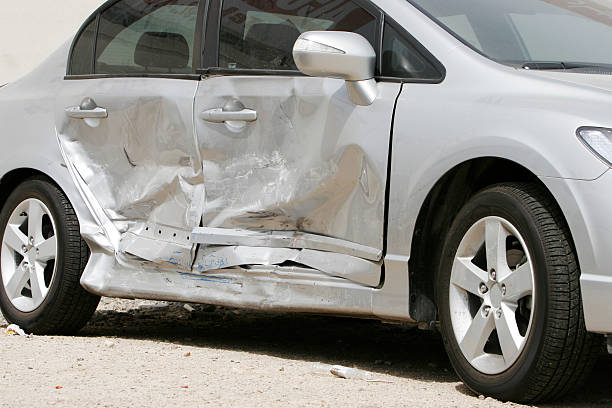
#> input picture testing/images/damaged_vehicle_003.jpg, 612 x 408 px
$ python -i helper.py   (imports and definitions only)
#> lines starting #> are read from the running program, lines starting #| are printed output that depends on the picture; pictures that were not available may be replaced by others from this repository, and a replacement may not be noted

import random
from PIL import Image
import base64
import gc
import io
import os
from typing import Optional, Dict, Tuple
import cv2
from PIL import Image, ImageOps, PngImagePlugin
from loguru import logger
import numpy as np
import requests
import torch


# [263 lines left out: functions torch_gc, save_image_bytes, numpy_to_bytes, load_img, download_image, encode_pil_to_base64 and 7 more, not called in this run]


def apply_watermark(image: np.ndarray, margin: int = 20) -> np.ndarray:
    # Open the original image and watermark image
#> called with margin = 20
    original_image = Image.fromarray(image)
    watermark = Image.open("app/media/sefar_ai_logo.png").convert("RGBA")

    # Calculate the new size for the watermark (20% of the original image width)
    original_width, original_height = original_image.size
#> original_width = 612; original_height = 408
    new_watermark_width = int(original_width * 0.3)
#> new_watermark_width = 183
    watermark_aspect_ratio = watermark.size[1] / watermark.size[0]
#> watermark_aspect_ratio = 0.667
    new_watermark_height = int(new_watermark_width * watermark_aspect_ratio)
#> new_watermark_height = 122

    # Resize the watermark
    watermark = watermark.resize(
        (new_watermark_width, new_watermark_height), Image.Resampling.LANCZOS)
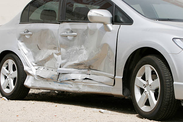
#> watermark: PIL image 183x122 RGBA; mean R, G, B, A 142.6, 141.3, 137.1, 255

    # Print the resized watermark size for verification
    print(f"Resized watermark size: {watermark.size}")
#| Resized watermark size: (183, 122)

    # Calculate the position to place the watermark (bottom-right corner with margin)
    position = (original_width - new_watermark_width - margin,
                original_height - new_watermark_height - margin)
#> position = (409, 266)

    # Add watermark to the original image
    transparent = Image.new('RGBA', original_image.size, (0, 0, 0, 0))
#> transparent: PIL image 612x408 RGBA; every value is 0
    transparent.paste(original_image, (0, 0))
    transparent.paste(watermark, position, mask=watermark)
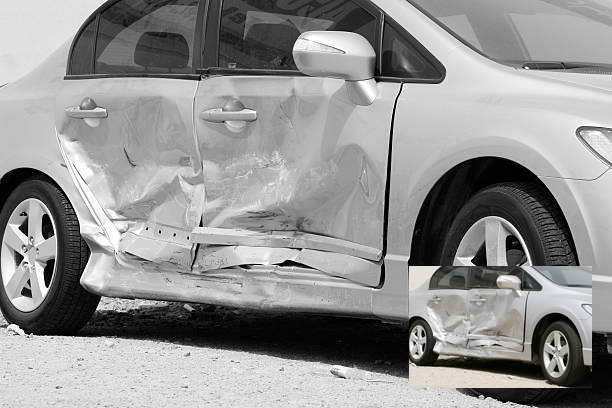
#> transparent: PIL image 612x408 RGBA; mean R, G, B, A 146.6, 146.5, 146.1, 255
    # Remove alpha for saving in jpg format
    watermarked_image = transparent.convert('RGB')

    return np.array(watermarked_image)


# [26 lines left out: function resize_and_reduce_quality, not called in this run]

>>> import cv2
>>> picture = cv2.imread('../../testing/images/damaged_vehicle_003.jpg', cv2.IMREAD_GRAYSCALE)
>>> result = apply_watermark(picture)

$ run again, on testing/images/damaged_vehicle_004.jpg
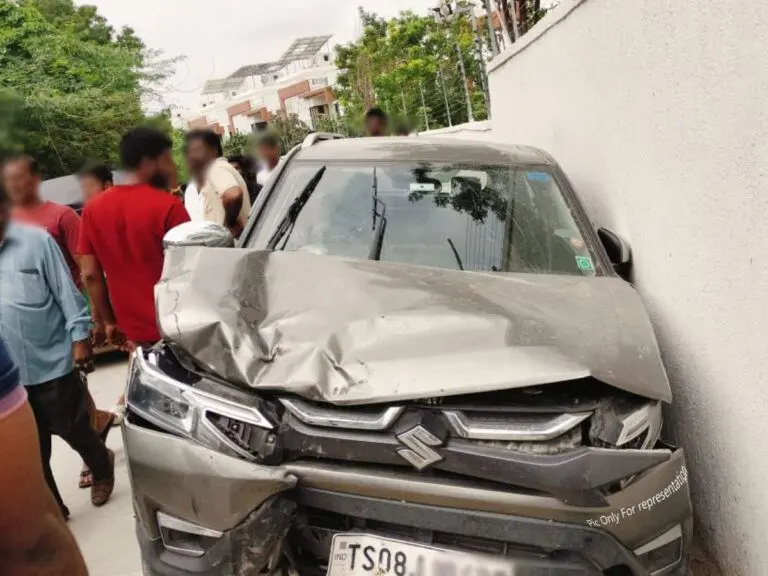
#> input picture testing/images/damaged_vehicle_004.jpg, 768 x 576 px
#> `picture = cv2.imread('../../testing/images/damaged_vehicle_003.jpg', c..`:
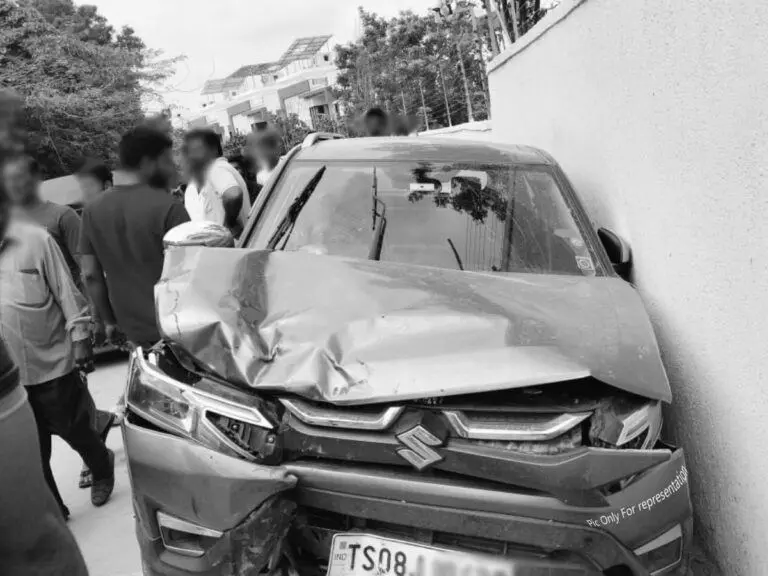
#> picture: shape (576, 768); min 0, max 255, mean 141.5
#| Resized watermark size: (230, 172)
#> in apply_watermark, `transparent.paste(watermark, position, mask=watermark)`:
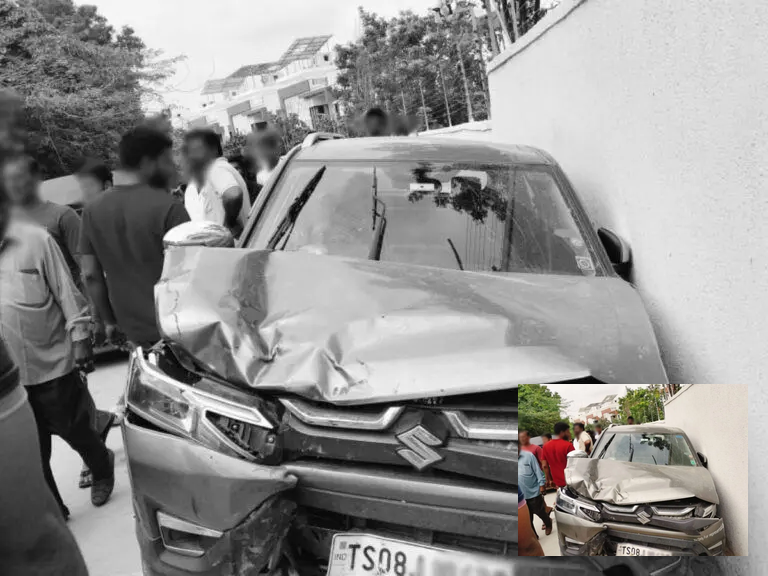
#> transparent: PIL image 768x576 RGBA; mean R, G, B, A 146.1, 145.3, 144.3, 255

$ run again, on testing/images/damaged_vehicle_005.jpg
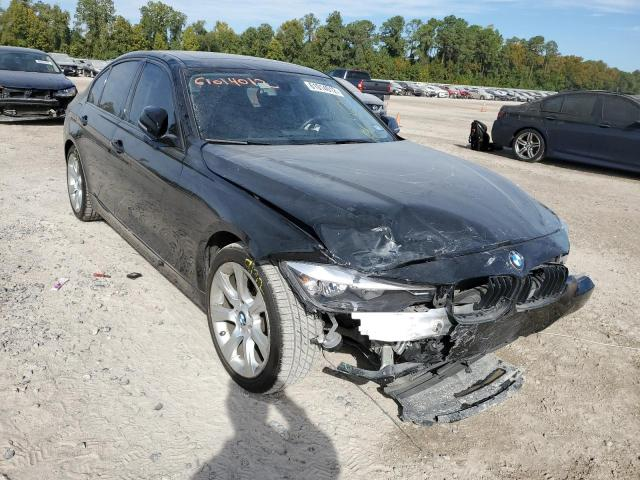
#> input picture testing/images/damaged_vehicle_005.jpg, 640 x 480 px
#> in apply_watermark, `watermark = watermark.resize( (new_watermark_width, new_watermark_heig..`:
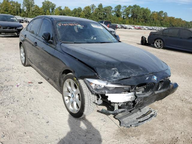
#> watermark: PIL image 192x144 RGBA; mean R, G, B, A 140.4, 144.2, 142.5, 255
#| Resized watermark size: (192, 144)
#> in apply_watermark, `transparent.paste(watermark, position, mask=watermark)`:
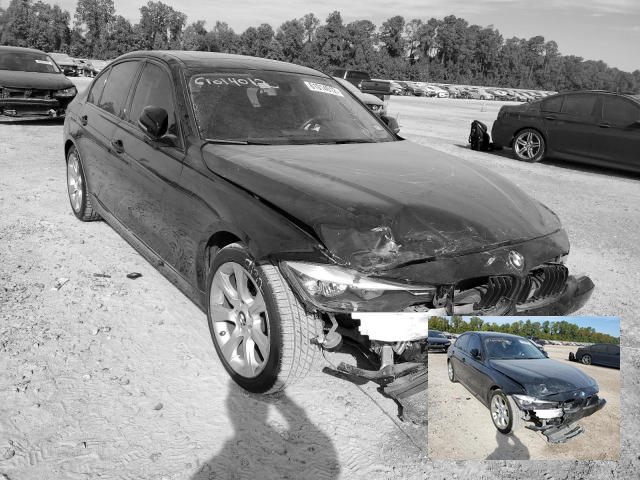
#> transparent: PIL image 640x480 RGBA; mean R, G, B, A 141.1, 141.5, 141.3, 255
